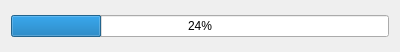
<?xml version="1.0" encoding="UTF-8"?>
<ui version="4.0">
 <class>ProgressWindow</class>
 <widget class="QDialog" name="ProgressWindow">
  <property name="geometry">
   <rect>
    <x>0</x>
    <y>0</y>
    <width>400</width>
    <height>52</height>
   </rect>
  </property>
  <property name="windowTitle">
   <string>Dialog</string>
  </property>
  <layout class="QVBoxLayout" name="verticalLayout">
   <item>
    <layout class="QHBoxLayout" name="horizontalLayout_2">
     <item>
      <widget class="QProgressBar" name="progressBar">
       <property name="value">
        <number>24</number>
       </property>
      </widget>
     </item>
    </layout>
   </item>
  </layout>
 </widget>
 <resources/>
 <connections/>
</ui>
